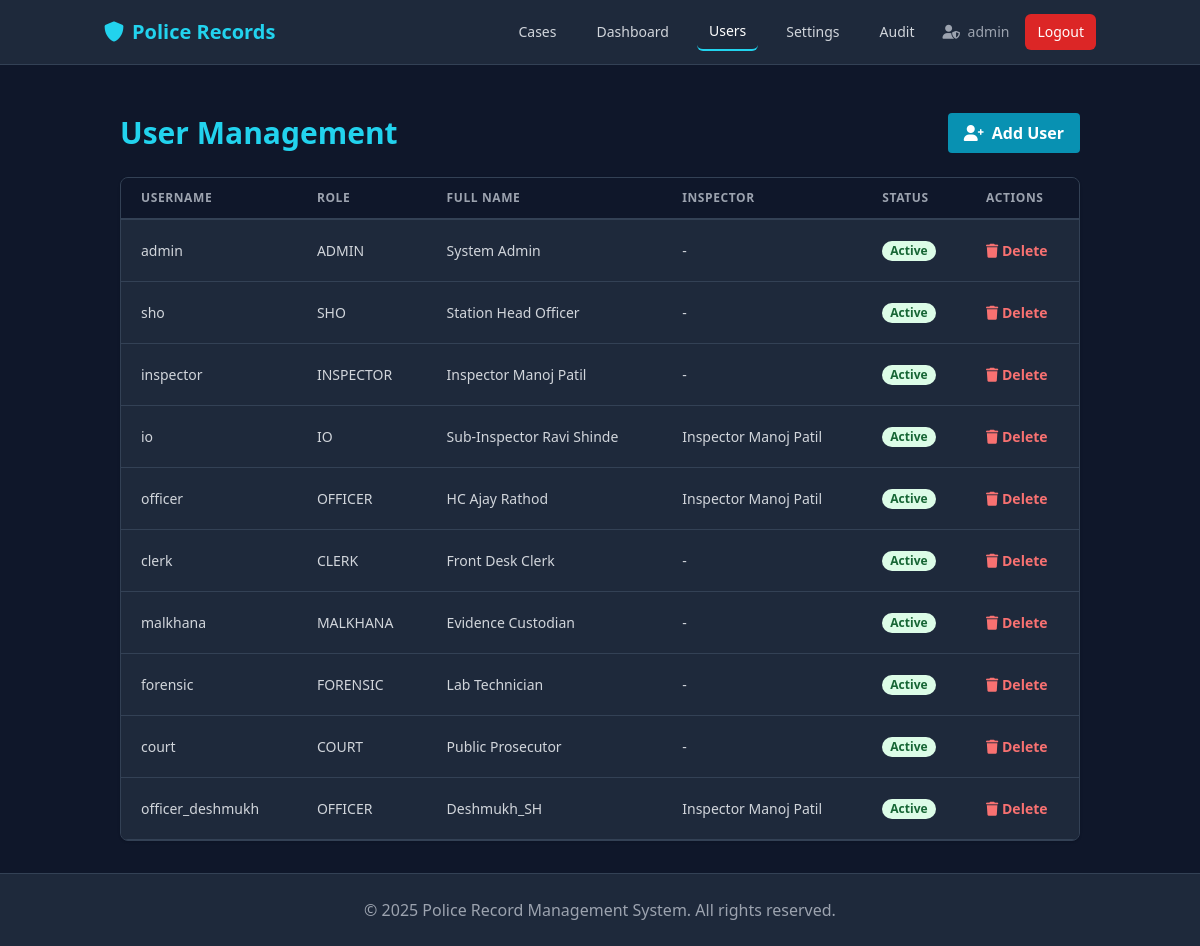
The app's page /admin/users (signed in) with its own data.
### app/models.py (models this page shows, shortened)
class User(db.Model, UserMixin):
    id = db.Column(db.Integer, primary_key=True)
    station_id = db.Column(db.Integer, db.ForeignKey('station.id'), nullable=False)
    username = db.Column(db.String(80), unique=True, nullable=False)
    email = db.Column(db.String(120), unique=True, nullable=False)
    password_hash = db.Column(db.String(255), nullable=False)
    role = db.Column(db.String(50), nullable=False)
    full_name = db.Column(db.String(120), nullable=False)
    badge_number = db.Column(db.String(50))
    inspector_id = db.Column(db.Integer, db.ForeignKey('user.id'))
    is_active = db.Column(db.Boolean, default=True)
    created_at = db.Column(db.DateTime, default=datetime.utcnow)
    station = db.relationship('Station', backref='users')
    officers = db.relationship('User', backref=db.backref('inspector', remote_side=[id]), lazy=True)
    cases_reported = db.relationship('Case', foreign_keys='Case.created_by_id', backref='reporter', lazy=True)
    firs_filed = db.relationship('FIR', foreign_keys='FIR.filed_by_id', backref='filer', lazy=True)

### app/admin/routes.py (the view)
@admin.route('/admin/users')
@login_required
@admin_required
def users():
    users = User.query.filter_by(station_id=current_user.station_id).all()
    return render_template('admin/users.html', users=users)

### app/admin/routes.py (called while the page is built)
def admin_required(f):
    @wraps(f)
    def decorated_function(*args, **kwargs):
        if not current_user.is_authenticated or current_user.role != 'admin':
            return render_template('403.html'), 403
        return f(*args, **kwargs)
    return decorated_function

### app/models.py (called while the page is built)
@login_manager.user_loader
def load_user(user_id):
    return User.query.get(int(user_id))

### app/templates/admin/users.html (shortened to what this page needs)
{% extends "base.html" %}
{% block content %}
<div class="container mx-auto px-4">
    <div class="flex justify-between items-center mb-6">
        <h2 class="text-3xl font-bold text-cyan-400">User Management</h2>
        <a href="{{ url_for('admin.create_user') }}"
            class="bg-cyan-600 hover:bg-cyan-700 text-white font-bold py-2 px-4 rounded">
            <i class="fas fa-user-plus mr-2"></i>Add User
        </a>
    </div>
    <div class="bg-slate-800 rounded-lg shadow border border-slate-700 overflow-hidden">
        <table class="min-w-full leading-normal">
            <thead>
                <tr>
                    <th
                        class="px-5 py-3 border-b-2 border-slate-700 bg-slate-900 text-left text-xs font-semibold text-gray-400 uppercase tracking-wider">
                        Username</th>
                    <th
                        class="px-5 py-3 border-b-2 border-slate-700 bg-slate-900 text-left text-xs font-semibold text-gray-400 uppercase tracking-wider">
                        Role</th>
                    <th
                        class="px-5 py-3 border-b-2 border-slate-700 bg-slate-900 text-left text-xs font-semibold text-gray-400 uppercase tracking-wider">
                        Full Name</th>
                    <th
                        class="px-5 py-3 border-b-2 border-slate-700 bg-slate-900 text-left text-xs font-semibold text-gray-400 uppercase tracking-wider">
                        Inspector</th>
                    <th
                        class="px-5 py-3 border-b-2 border-slate-700 bg-slate-900 text-left text-xs font-semibold text-gray-400 uppercase tracking-wider">
                        Status</th>
                    <th
                        class="px-5 py-3 border-b-2 border-slate-700 bg-slate-900 text-left text-xs font-semibold text-gray-400 uppercase tracking-wider">
                        Actions</th>
                </tr>
            </thead>
            <tbody>
                {% for user in users %}
                <tr>
                    <td class="px-5 py-5 border-b border-slate-700 bg-slate-800 text-sm text-gray-300">{{ user.username
                        }}</td>
                    <td class="px-5 py-5 border-b border-slate-700 bg-slate-800 text-sm text-gray-300 uppercase">{{
                        user.role }}</td>
                    <td class="px-5 py-5 border-b border-slate-700 bg-slate-800 text-sm text-gray-300">{{ user.full_name
                        }}</td>
                    <td class="px-5 py-5 border-b border-slate-700 bg-slate-800 text-sm text-gray-300">
                        {% if user.inspector %}
                        {{ user.inspector.full_name }}
                        {% else %}
                        -
                        {% endif %}
                    </td>
                    <td class="px-5 py-5 border-b border-slate-700 bg-slate-800 text-sm">
                        <span
                            class="px-2 inline-flex text-xs leading-5 font-semibold rounded-full {{ 'bg-green-100 text-green-800' if user.is_active else 'bg-red-100 text-red-800' }}">
                            {{ 'Active' if user.is_active else 'Inactive' }}
                        </span>
                    </td>
                    <td class="px-5 py-5 border-b border-slate-700 bg-slate-800 text-sm">
                        <form action="{{ url_for('admin.delete_user', user_id=user.id) }}" method="POST"
                            onsubmit="return confirm('Are you sure you want to delete this user?');">
                            <button type="submit" class="text-red-400 hover:text-red-300 font-bold">
                                <i class="fas fa-trash"></i> Delete
                            </button>
                        </form>
                    </td>
                </tr>
                {% endfor %}
            </tbody>
        </table>
    </div>
</div>
{% endblock %}

### app/templates/base.html (shortened to what this page needs)
<!DOCTYPE html>
<html lang="en">
<head>
    <script src="https://cdn.tailwindcss.com"></script>
    <link href="https://cdnjs.cloudflare.com/ajax/libs/font-awesome/6.0.0/css/all.min.css" rel="stylesheet">
</head>
<body class="bg-slate-900 text-gray-100 min-h-screen flex flex-col">
    <nav class="bg-slate-800 border-b border-slate-700">
        <div class="container mx-auto px-4">
            <div class="flex justify-between items-center h-16">
                <a href="{{ url_for('main.index') }}" class="text-xl font-bold text-cyan-400">
                    <i class="fas fa-shield-alt mr-2"></i>Police Records
                </a>
                <div class="flex items-center space-x-4">
                    {% if current_user.is_authenticated %}
                    <a href="{{ url_for('cases.list_cases') }}"
                        class="text-gray-300 hover:text-white px-3 py-2 rounded-md text-sm font-medium {{ 'border-b-2 border-cyan-400 text-white' if 'cases' in request.endpoint }}">Cases</a>
                    {% if current_user.role == 'admin' %}
                    <a href="{{ url_for('dashboard.admin_dashboard') }}"
                        class="text-gray-300 hover:text-white px-3 py-2 rounded-md text-sm font-medium {{ 'border-b-2 border-cyan-400 text-white' if request.endpoint == 'dashboard.admin_dashboard' }}">Dashboard</a>
                    <a href="{{ url_for('admin.users') }}"
                        class="text-gray-300 hover:text-white px-3 py-2 rounded-md text-sm font-medium {{ 'border-b-2 border-cyan-400 text-white' if request.endpoint == 'admin.users' }}">Users</a>
                    <a href="{{ url_for('admin.settings') }}"
                        class="text-gray-300 hover:text-white px-3 py-2 rounded-md text-sm font-medium {{ 'border-b-2 border-cyan-400 text-white' if request.endpoint == 'admin.settings' }}">Settings</a>
                    <a href="{{ url_for('admin.audit_logs') }}"
                        class="text-gray-300 hover:text-white px-3 py-2 rounded-md text-sm font-medium {{ 'border-b-2 border-cyan-400 text-white' if request.endpoint == 'admin.audit_logs' }}">Audit</a>
                    {% endif %}
                    <span class="text-gray-400 text-sm ml-4 mr-2">
                        <i class="fas fa-user-shield mr-1"></i> {{ current_user.username }}
                    </span>
                    <a href="{{ url_for('auth.logout') }}"
                        class="bg-red-600 hover:bg-red-700 text-white px-3 py-2 rounded-md text-sm font-medium ml-2">Logout</a>
                    {% else %}
                    <a href="{{ url_for('auth.login') }}" class="text-gray-300 hover:text-white">Login</a>
                    <a href="{{ url_for('auth.register') }}"
                        class="bg-cyan-600 hover:bg-cyan-700 text-white px-4 py-2 rounded">Register</a>
                    {% endif %}
                </div>
            </div>
        </div>
    </nav>
    <main class="flex-grow container mx-auto px-4 py-8">
        {% block content %}{% endblock %}
    </main>
    <footer class="bg-slate-800 border-t border-slate-700 py-6 mt-auto">
        <div class="container mx-auto px-4 text-center text-gray-400">
            <p>&copy; {{ now.year if now else 2025 }} Police Record Management System. All rights reserved.</p>
        </div>
    </footer>
</body>
</html>

### records on screen
User: username "admin", role "ADMIN", full_name "System Admin", is_active "Active"
User: username "sho", role "SHO", full_name "Station Head Officer", is_active "Active"
User: username "inspector", role "INSPECTOR", full_name "Inspector Manoj Patil", is_active "Active"
User: username "io", role "IO", full_name "Sub-Inspector Ravi Shinde", inspector.full_name "Inspector Manoj Patil", is_active "Active"
User: username "officer", role "OFFICER", full_name "HC Ajay Rathod", inspector.full_name "Inspector Manoj Patil", is_active "Active"
User: username "clerk", role "CLERK", full_name "Front Desk Clerk", is_active "Active"
User: username "malkhana", role "MALKHANA", full_name "Evidence Custodian", is_active "Active"
User: username "forensic", role "FORENSIC", full_name "Lab Technician", is_active "Active"
User: username "court", role "COURT", full_name "Public Prosecutor", is_active "Active"
User: username "officer_deshmukh", role "OFFICER", full_name "Deshmukh_SH", inspector.full_name "Inspector Manoj Patil", is_active "Active"

### other values on screen
{{ now.year if now else 2025 }} "2025"
